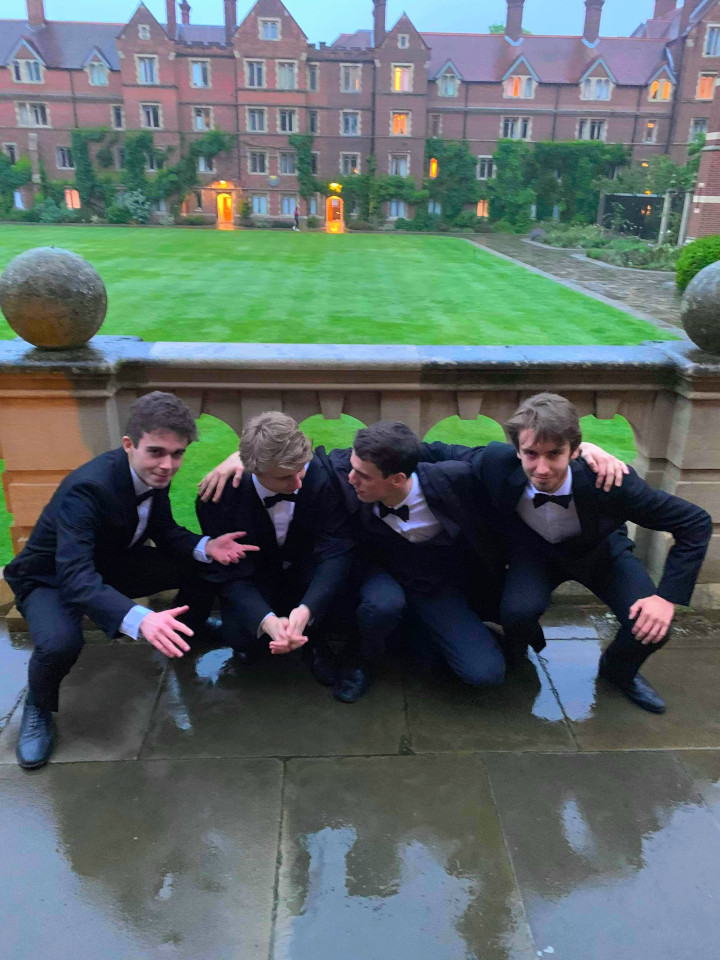
#> input picture graphics/practical_1/images/grass.jpg, 720 x 960 px
$ python task1_histeq.py
#> lines starting #> are read from the running program, lines starting #| are printed output that depends on the picture
# Task 1: Image enhancement
import os.path as path
import skimage.io as io

import numpy as np
import scipy as sp
from skimage import color
from skimage import util

import matplotlib.pyplot as plt

# useful functions: np.bincount and np.cumsum

def equalise_hist(image, bin_count=256):
  """
  Perform histogram equalization on an image and return as a new image.

  Arguments:
  image -- a numpy array of shape height x width, dtype float, range between 0 and 1
  bin_size -- how many bins to use
  """
  # Split the pixels into bins
  image = np.multiply(image, bin_count - 1)
  image = np.floor(image).astype(int)

  # Calculate the histogram - a 2D array where the ith element is the number of pixels of value i, then the
  # normalized cumulative histogram
  histogram = np.bincount(image.flatten())
  cum_histogram = np.cumsum(histogram)
  normalized = np.divide(cum_histogram, image.size, dtype=float)

  # Iterate through pixels, calculating new pixel value by using the value of the old pixel to index into the
  # cumulative normalized histogram
  new_image = np.zeros(image.shape)
  rows = image.shape[0]
  cols = image.shape[1]
  for x in range(rows):
    for y in range(cols):
      new_image[x][y] = normalized[image[x][y]]

  return new_image

# TODO: Change the file to your own image
img_name = 'grass.jpg'

test_im = io.imread(path.join('images',img_name))
#> test_im is the input picture: shape (960, 720, 3); mean R, G, B 91.2, 104.5, 102.9

test_im_gray = color.rgb2gray(test_im)
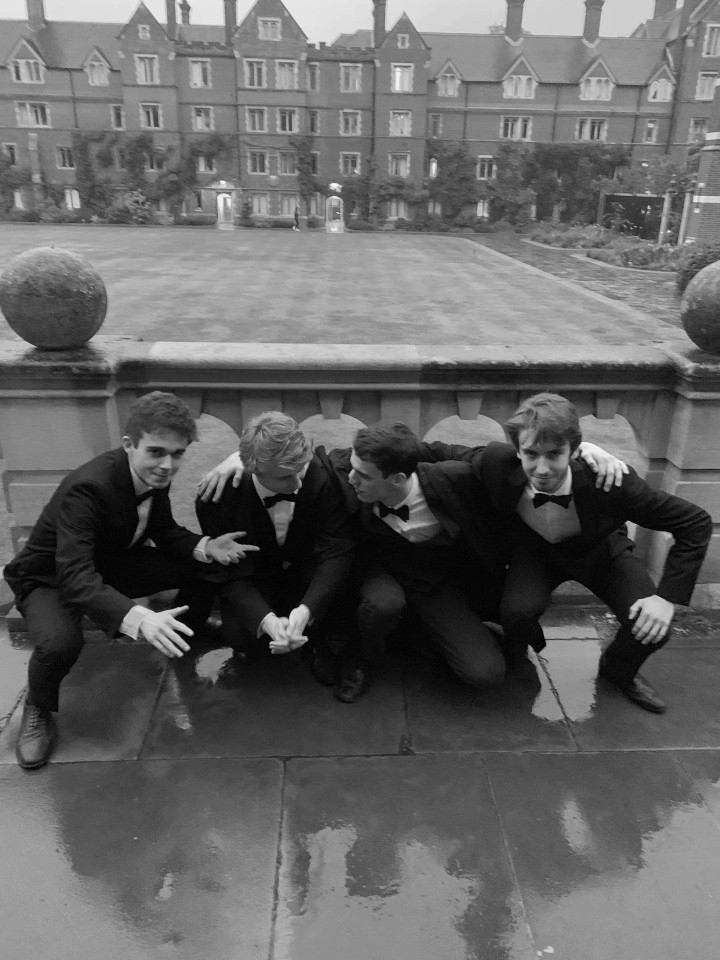
#> test_im_gray: shape (960, 720) float64; min 0.000565, max 0.994, mean 0.398
plt.figure(figsize=(15, 5))
plt.subplot(121)
plt.title('Original image')
plt.axis('off')
plt.imshow(test_im_gray,cmap='gray')

plt.subplot(122)
plt.title('Histogram equalised image')
plt.axis('off')
plt.imshow(equalise_hist(test_im_gray),cmap='gray')
#> in equalise_hist, `histogram = np.bincount(image.flatten())`: histogram = 254 values, max 8287 at index 7, min 0 at index 250, mean 2721.3
#> in equalise_hist, `cum_histogram = np.cumsum(histogram)`: cum_histogram = 254 values from 98 to 691200
#> in equalise_hist, `normalized = np.divide(cum_histogram, image.size, dtype=float)`: normalized = 254 values from 0.000142 to 1

plt.show()

def he_per_channel(img):
  # Seperate out the r, g and b channels
  img_r = img[:,:,0]
  img_g = img[:,:,1]
  img_b = img[:,:,2]

  # Run histogram equalization on each channel
  img_r = equalise_hist(img_r)
#> call 2 of equalise_hist, with bin_count = 256
#> in equalise_hist (call 2), `histogram = np.bincount(image.flatten())`: histogram = 256 values, max 12594 at index 89, min 0 at index 33, mean 2700
#> in equalise_hist (call 2), `cum_histogram = np.cumsum(histogram)`: cum_histogram = 256 values from 613 to 691200
#> in equalise_hist (call 2), `normalized = np.divide(cum_histogram, image.size, dtype=float)`: normalized = 256 values from 0.000887 to 1
#> after the loop in equalise_hist (call 2), `for x in range(rows):`:
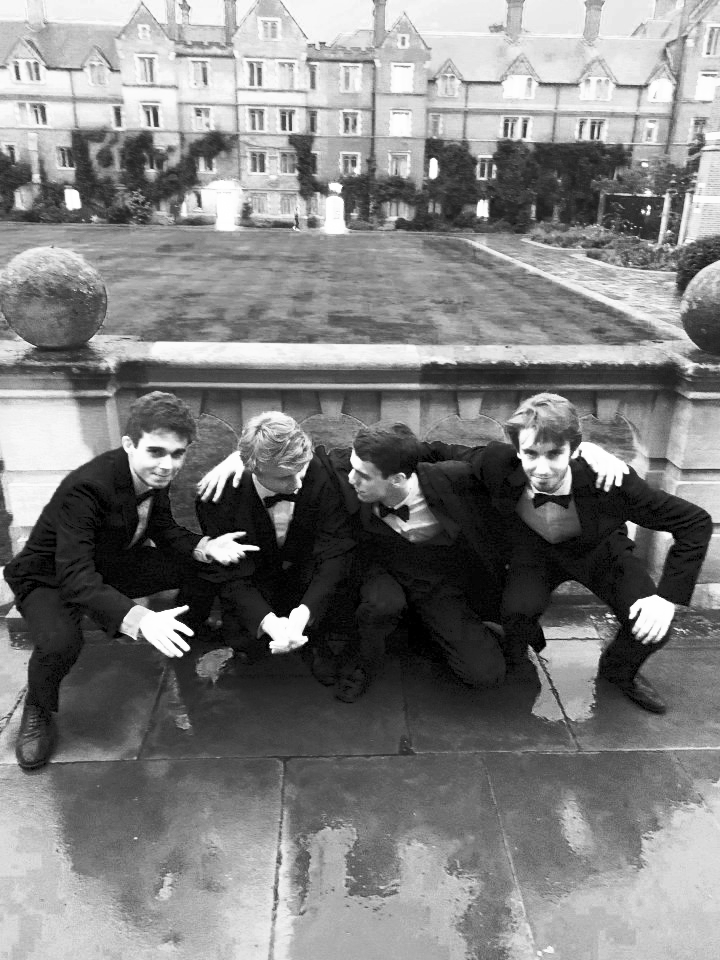
#> new_image: shape (960, 720) float64; min 0.000887, max 1, mean 0.504
  img_g = equalise_hist(img_g)
#> call 3 of equalise_hist, with bin_count = 256
#> in equalise_hist (call 3), `histogram = np.bincount(image.flatten())`: histogram = 256 values, max 11203 at index 89, min 0 at index 33, mean 2700
#> in equalise_hist (call 3), `cum_histogram = np.cumsum(histogram)`: cum_histogram = 256 values from 161 to 691200
#> in equalise_hist (call 3), `normalized = np.divide(cum_histogram, image.size, dtype=float)`: normalized = 256 values from 0.000233 to 1
#> after the loop in equalise_hist (call 3), `for x in range(rows):`:
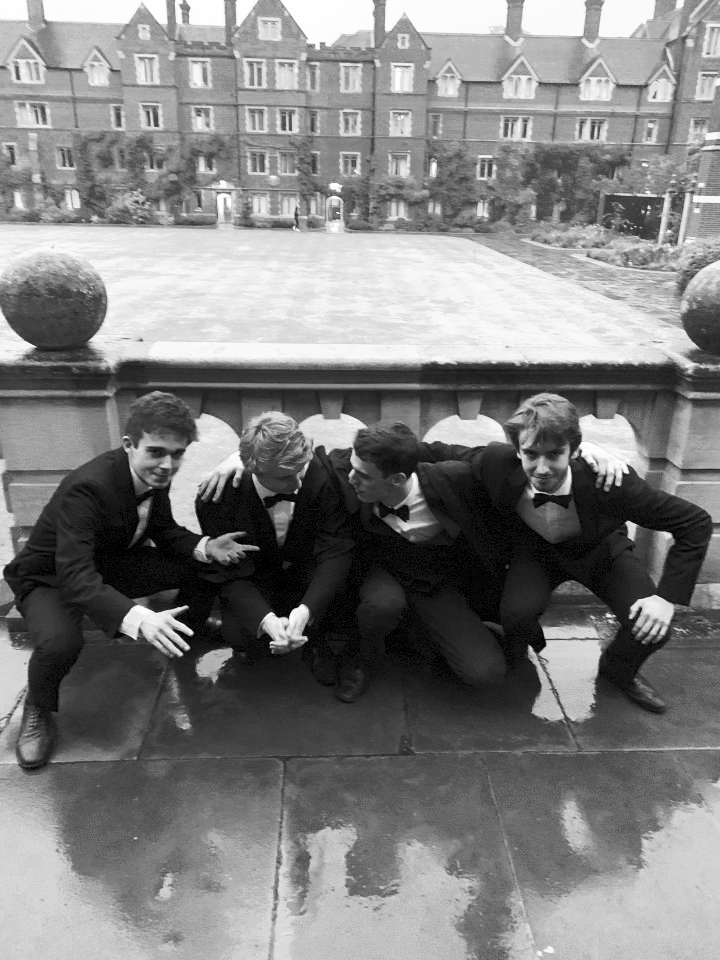
#> new_image: shape (960, 720) float64; min 0.000233, max 1, mean 0.503
  img_b = equalise_hist(img_b)
#> call 4 of equalise_hist, with bin_count = 256
#> in equalise_hist (call 4), `histogram = np.bincount(image.flatten())`: histogram = 256 values, max 12068 at index 73, min 0 at index 33, mean 2700
#> in equalise_hist (call 4), `cum_histogram = np.cumsum(histogram)`: cum_histogram = 256 values from 20 to 691200
#> in equalise_hist (call 4), `normalized = np.divide(cum_histogram, image.size, dtype=float)`: normalized = 256 values from 2.89e-05 to 1
#> after the loop in equalise_hist (call 4), `for x in range(rows):`:
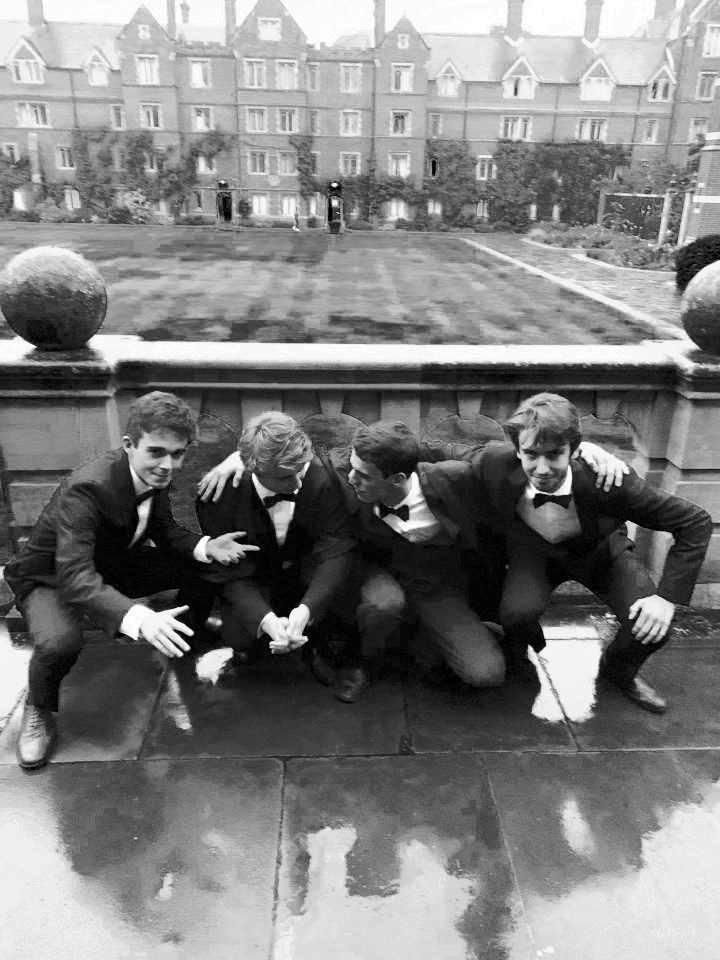
#> new_image: shape (960, 720) float64; min 2.89e-05, max 1, mean 0.503

  # Merge the channels
  new_img = np.dstack((img_r, img_g, img_b))
  return new_img


def he_colour_ratio(img):
  # Perform histogram equalization on a gray-scale image and transfer colour using colour ratios.
  img_gray_old = color.rgb2gray(img)
  img_grey_new = equalise_hist(img_gray_old)

  rows = img.shape[0]
#> rows = 960
  cols = img.shape[1]
#> cols = 720
  new_img = np.zeros(img.shape)
  for x in range(rows):
    for y in range(cols):
      # Calculate scale for pixel, then scale pixel r, g and b by that value
      scale = img_grey_new[x][y] / img_gray_old[x][y]
      new_img[x][y] = np.multiply(img[x][y], scale)
      new_img[x][y] = np.clip(new_img[x][y], 0, 1)

  return new_img


def he_hsv(img):
  # Perform histogram equalization by processing channel V in the HSV colourspace.
  img_hsv = color.rgb2hsv(img)
#> img_hsv: shape (960, 720, 3) float64; mean of channels 0, 1, 2 0.477, 0.297, 0.462
  img_hsv_v = img_hsv[:,:,2]
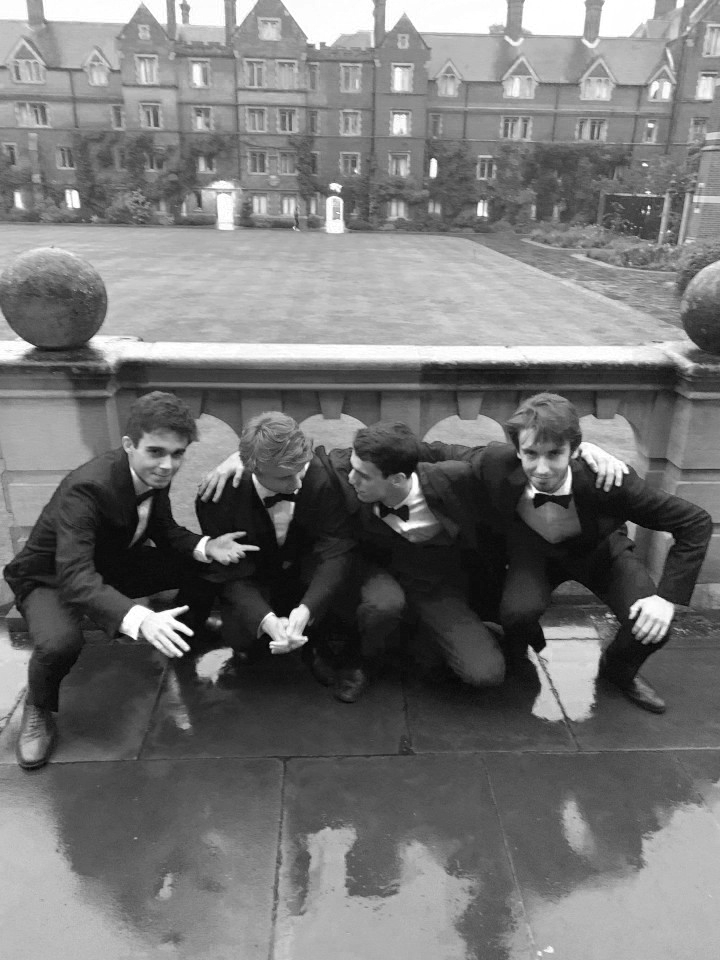
#> img_hsv_v: shape (960, 720) float64; min 0.00392, max 1, mean 0.462
  img_hsv_v = equalise_hist(img_hsv_v)
  new_img = np.dstack((img_hsv[:,:,0], img_hsv[:,:,1], img_hsv_v))
#> new_img: shape (960, 720, 3) float64; mean of channels 0, 1, 2 0.477, 0.297, 0.503
  new_img = color.hsv2rgb(new_img)
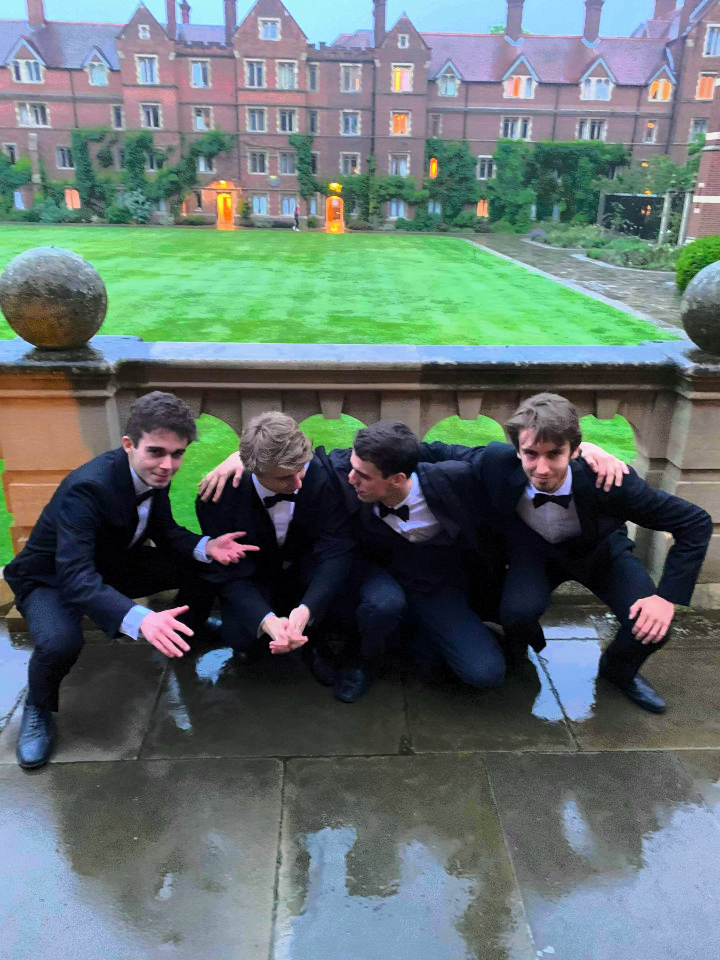
#> new_img: shape (960, 720, 3) float64; mean R, G, B 0.389, 0.448, 0.438
  return new_img


test_im = io.imread(path.join('images',img_name))
test_im = util.img_as_float(test_im)
plt.figure(figsize=(15, 12))

plt.subplot(231)
plt.title('Original image')
plt.axis('off')
io.imshow(test_im)

plt.subplot(232)
plt.title('Each channel processed seperately')
plt.axis('off')
io.imshow(he_per_channel(test_im))

plt.subplot(234)
plt.title('Gray-scale + colour ratio')
plt.axis('off')
io.imshow(he_colour_ratio(test_im))

plt.subplot(235)
plt.title('Processed V in HSV')
plt.axis('off')
io.imshow(he_hsv(test_im))

plt.show()

$ run again, with graphics/practical_1/images/CL0007.jpg copied over graphics/practical_1/images/grass.jpg
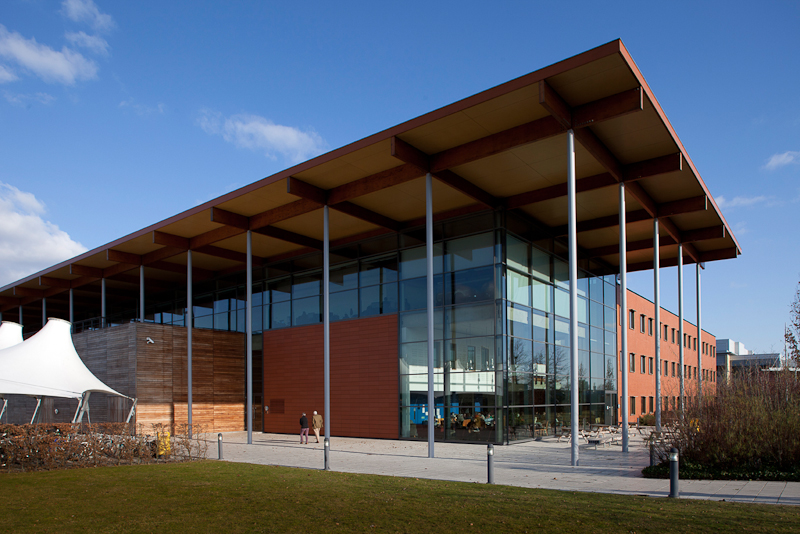
#> input picture graphics/practical_1/images/CL0007.jpg, 800 x 534 px
#> test_im is the input picture: shape (534, 800, 3); mean R, G, B 86.3, 93.6, 106.2
#> histogram = 256 values, max 5157 at index 47, min 78 at index 251, mean 1668.8
#> cum_histogram = 256 values from 4543 to 427200
#> normalized = 256 values from 0.0106 to 1
#> histogram = 256 values, max 13458 at index 73, min 0 at index 33, mean 1668.8
#> cum_histogram = 256 values from 2771 to 427200
#> normalized = 256 values from 0.00649 to 1
#> after the loop in equalise_hist (call 2), `for x in range(rows):`:
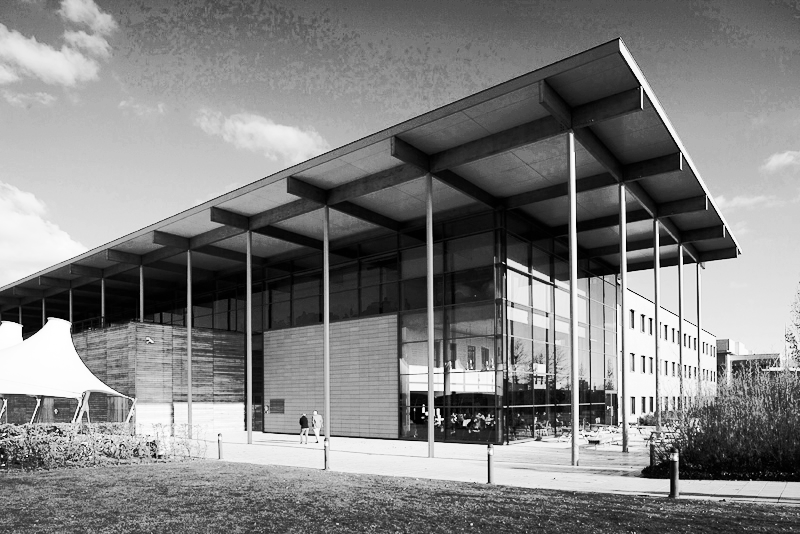
#> new_image: shape (534, 800) float64; min 0.00649, max 1, mean 0.505
#> img_hsv: shape (534, 800, 3) float64; mean of channels 0, 1, 2 0.356, 0.527, 0.492
#> in he_hsv, `new_img = color.hsv2rgb(new_img)`:
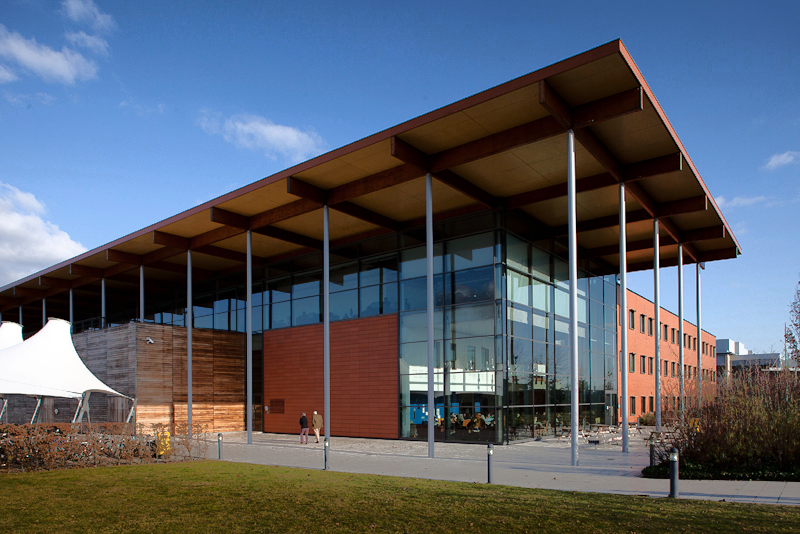
#> new_img: shape (534, 800, 3) float64; mean R, G, B 0.352, 0.377, 0.422
